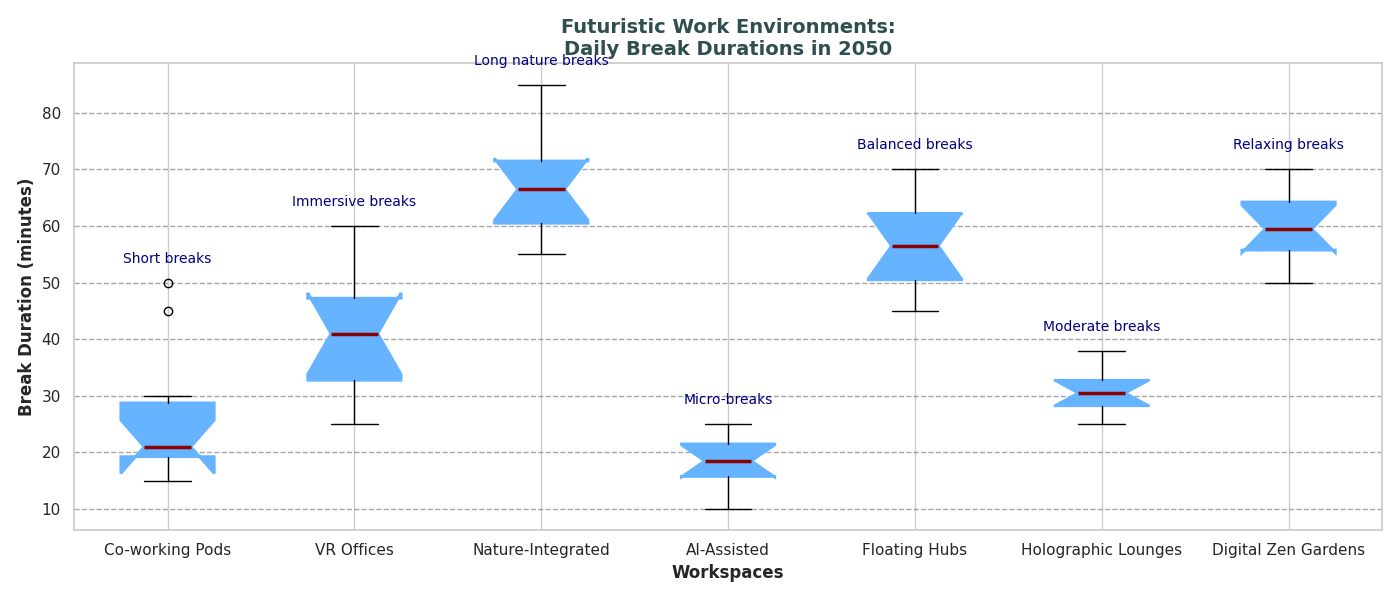

This chart was generated by the following Python code:
import matplotlib.pyplot as plt

workspaces = ['Co-working Pods', 'VR Offices', 'Nature-Integrated', 'AI-Assisted', 'Floating Hubs', 'Holographic Lounges', 'Digital Zen Gardens']
break_durations = [
    [15, 20, 22, 19, 30, 45, 50, 20, 18, 25],  # Co-working Pods
    [30, 25, 32, 35, 40, 60, 55, 45, 42, 48],  # VR Offices
    [60, 55, 58, 62, 65, 80, 85, 70, 68, 72],  # Nature-Integrated
    [10, 12, 15, 18, 20, 22, 25, 18, 19, 23],  # AI-Assisted
    [45, 50, 52, 48, 55, 65, 70, 58, 60, 63],  # Floating Hubs
    [25, 28, 30, 32, 29, 35, 38, 27, 31, 33],  # Holographic Lounges
    [50, 55, 58, 53, 60, 65, 70, 59, 62, 68],  # Digital Zen Gardens
]

fig, ax = plt.subplots(figsize=(14, 6))
boxprops = dict(facecolor="#66B3FF", color="#66B3FF", linewidth=2)
medianprops = dict(linestyle='-', linewidth=2.5, color='darkred')
ax.boxplot(break_durations, vert=True, patch_artist=True, labels=workspaces, notch=True, boxprops=boxprops, medianprops=medianprops)

ax.yaxis.grid(True, linestyle='--', which='major', color='grey', alpha=0.7)

plt.title('Futuristic Work Environments:\nDaily Break Durations in 2050', fontsize=14, fontweight='bold', color='darkslategray')
plt.xlabel('Workspaces', fontsize=12, fontweight='bold')
plt.ylabel('Break Duration (minutes)', fontsize=12, fontweight='bold')

annotations = ["Short breaks", "Immersive breaks", "Long nature breaks", "Micro-breaks", 
               "Balanced breaks", "Moderate breaks", "Relaxing breaks"]
for i, annotation in enumerate(annotations):
    ax.text(i + 1, max(break_durations[i]) + 3, annotation, ha='center', va='bottom', fontsize=10, color='navy')

plt.tight_layout()
plt.show()
